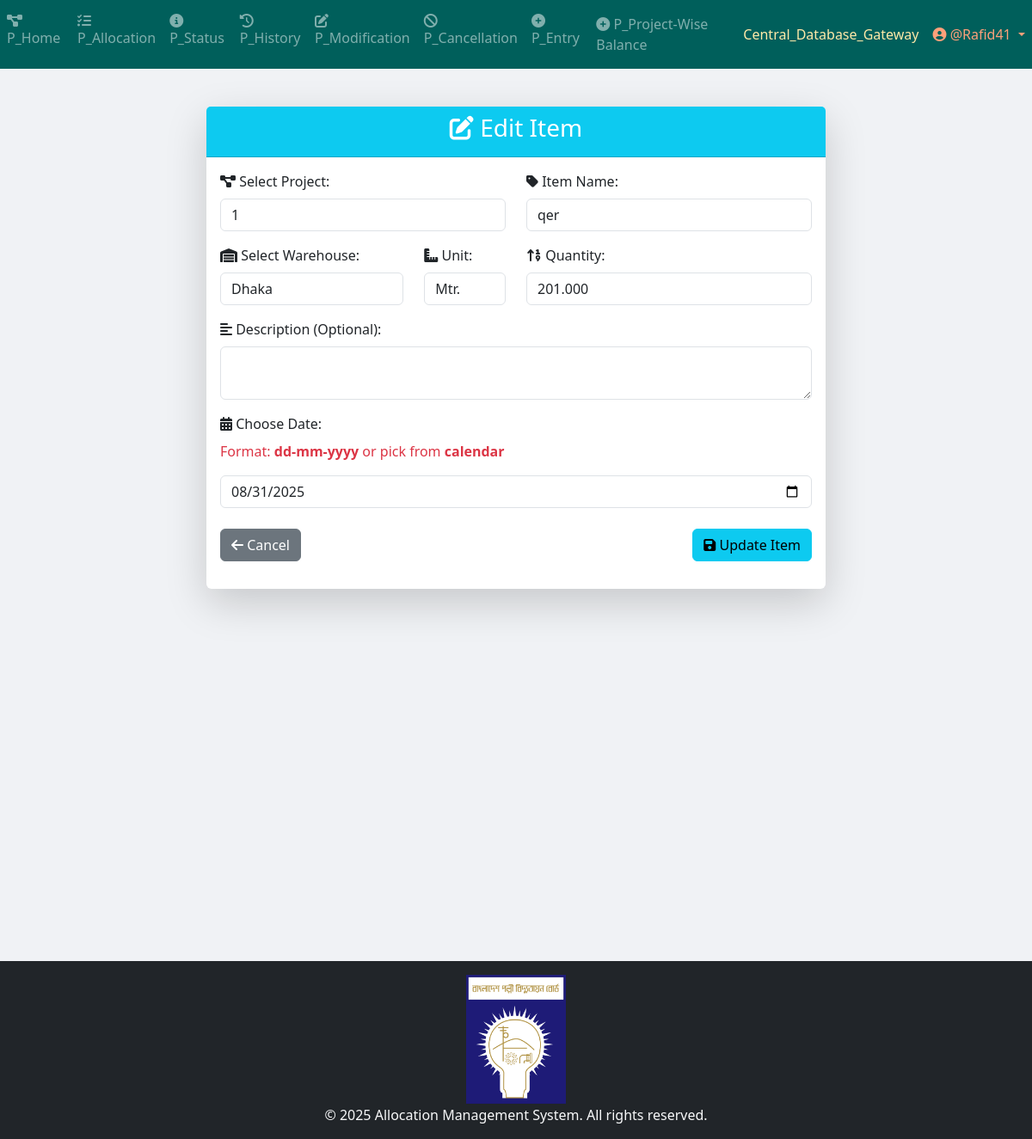
Screenshot of /project/project_entry/edit-item/12/ (signed in) with the database file from the repository.
### Project_App_Entry/models.py (models this page shows, shortened)
class Project_Item(models.Model):
    WAREHOUSE_CHOICES = [
        ("Dhaka", "Dhaka"),
        ("Khulna", "Khulna"),
        ("Chittagong", "Chittagong"),
    ]
    UNIT_CHOICES = [
        ("Nos.", "Nos."),
        ("Mtr.", "Mtr."),
        ("Km.", "Km."),
        ("Set.", "Set."),
        ("Pair.", "Pair."),
        ("Kg", "Kg"),
        ("Lot", "Lot"),
        ("Pcs", "Pcs"),
        ("Coil", "Coil"),
        ("Box", "Box"),
        ("Feet", "Feet"),
        ("Liter", "Liter"),
        ("m3", "m3"),
        ("m2", "m2"),
        ("Ream", "Ream"),
        ("Bundle", "Bundle"),
        ("Carton", "Carton"),
    ]
    name = models.CharField(max_length=255)
    description = models.TextField(blank=True, null=True)
    warehouse = models.CharField(
        max_length=50, choices=WAREHOUSE_CHOICES, default="Dhaka"
    )
    unit_of_item = models.CharField(
        max_length=100, choices=UNIT_CHOICES, default="Nos."
    )  # Updated field
    quantity_of_item = models.DecimalField(
        max_digits=20,
        decimal_places=3,
        default=0.00
    )
    project = models.ForeignKey(
        Project,
        on_delete=models.SET_NULL,
        related_name="project_of_item",
        null=True,
    )
    created_at = models.DateTimeField(default=timezone.now)
    comments = models.TextField(blank=True, null=True)
    remarks_for_projectWiseBalance = models.TextField(blank=True, null=True)

class Project(models.Model):
    projectId = models.TextField(unique=True)

### Project_App_Entry/views.py (the view, shortened to what this page needs)
# urls.py: path("edit-item/<int:item_id>/", views.edit_item, name="edit_item"),
@login_required
def edit_item(request, item_id):
    item = get_object_or_404(Project_Item, pk=item_id)  # Get the item by ID
    projects = Project.objects.all()
    return render(
        request,
        "Project_Templates/Project_App_Entry/edit_item.html",
        {
            "item": item,
            "projects": projects,
            "warehouse_choices": Project_Item.WAREHOUSE_CHOICES,
            "unit_choices": Project_Item.UNIT_CHOICES,
        },
    )

### App_Admin_Panel/templatetags/nav_CDB_links_loader.py (called while the page is built)
@register.simple_tag
def external_link_from_static(filename):
    subpath = filename
    if not subpath.startswith("links" + os.sep) and not subpath.startswith("links/"):
        subpath = os.path.join("links", filename)
    file_path = find(subpath)
    if not file_path:
        return ""
    try:
        with open(file_path, "r", encoding="utf-8") as f:
            return f.read().strip()
    except Exception:
        return ""

### templates/Project_Templates/Project_App_Entry/edit_item.html (shortened to what this page needs)
{% extends 'base.html' %}
{% load crispy_forms_tags %}
{% load static %}
{% block body_block %}
<div class="container mt-4">
    <div class="row">
        <div class="col-lg-8 mx-auto">
            <div class="card shadow-lg border-0">
                <div class="card-header bg-info text-white text-center">
                    <h3><i class="fas fa-edit"></i> Edit Item</h3>
                </div>
                <div class="card-body">
                    <form method="POST">
                        <div class="row">
                            <div class="col-md-6">
                                <label><i class="fa fa-project-diagram"></i> Select Project:</label>
                                <select name="project" class="form-control" required>
                                    {% for project in projects %}
                                    <option value="{{ project.id }}" {% if item.project.id == project.id %}selected{% endif %}>
                                        {{ project.projectId }}
                                    </option>
                                    {% endfor %}
                                </select>
                            </div>
                            <div class="col-md-6">
                                <label><i class="fas fa-tag"></i> Item Name:</label>
                                <input type="text" name="item_name" class="form-control" value="{{ item.name }}" required>
                            </div>
                        </div>
                        <div class="row mt-3">
                            <div class="col-md-4">
                                <label><i class="fas fa-warehouse"></i> Select Warehouse:</label>
                                <select name="warehouse" class="form-control" required>
                                    {% for wh in warehouse_choices %}
                                    <option value="{{ wh.0 }}" {% if item.warehouse == wh.0 %}selected{% endif %}>
                                        {{ wh.1 }}
                                    </option>
                                    {% endfor %}
                                </select>
                            </div>
                            <div class="col-md-2">
                                <label><i class="fas fa-ruler-combined"></i> Unit:</label>
                                <select name="unit_of_item" class="form-control" required>
                                    {% for unit_key, unit_label in unit_choices %}
                                        <option value="{{ unit_key }}" {% if item.unit_of_item == unit_key %}selected{% endif %}>
                                            {{ unit_label }}
                                        </option>
                                    {% endfor %}
                                </select>
                            </div>
                            <div class="col-md-6">
                                <label><i class="fas fa-sort-numeric-up"></i> Quantity:</label>
                                <input type="number" name="quantity_of_item" class="form-control" value="{{ item.quantity_of_item }}" required>
                            </div>
                        </div>
                        <div class="form-group mt-3">
                            <label><i class="fas fa-align-left"></i> Description (Optional):</label>
                            <textarea name="description" class="form-control" rows="2">{{ item.description }}</textarea>
                        </div>
                        <div class="form-group mt-3">
                            <label><i class="fas fa-calendar-alt"></i> Choose Date:</label>
                            <p class="text-danger">Format: <b>dd-mm-yyyy</b> or pick from <b>calendar</b></p>
                            <input type="date" name="created_at" class="form-control" value="{{ item.created_at|date:'Y-m-d' }}">
                        </div>
                        <div class="d-flex justify-content-between mt-4">
                            <a href="{% url 'Project_App_Entry:add_item_to_project' %}" class="btn btn-secondary">
                                <i class="fas fa-arrow-left"></i> Cancel
                            </a>
                            <button type="submit" class="btn btn-info">
                                <i class="fas fa-save"></i> Update Item
                            </button>
                        </div>
                    </form>
                </div>
            </div>
        </div>
    </div>
</div>
{% endblock %}

### templates/partials/navbar.html (shortened to what this page needs)
{% load static %}
{% load nav_CDB_links_loader %}
{% external_link_from_static "Central_Database_Gateway.txt" as central_database_gateway_link %}
{% if request.path|slice:":9" == "/project/" %}
    <nav class="navbar navbar-expand-sm navbar-dark" style="background-color: #005F5B; color: #C4FFF9;">
        <div class="collapse navbar-collapse" id="navbarProject">
            <ul class="navbar-nav mr-auto">
                {% if user.is_authenticated %}
                                <li class="nav-item">
                                    <a class="nav-link" href="{% url 'Project_App_Home:project_home_page' %}">
                                        <i class="fas fa-project-diagram"></i> P_Home
                                    </a>
                                </li>                    {% if request.user.is_superuser or request.user.user_group.user_group_type == "Editor" %}
                    <li class="nav-item">
                        <a class="nav-link" href="{% url 'Project_App_Allocation:allocation_page' %}">
                            <i class="fas fa-tasks"></i> P_Allocation
                        </a>
                    </li>
                    {% endif %}
                    {% if request.user.is_superuser or request.user.user_group.user_group_type in "Editor View History and Status only" %}
                    <li class="nav-item">
                        <a class="nav-link" href="{% url 'Project_App_Status:status_page' %}">
                            <i class="fas fa-info-circle"></i> P_Status
                        </a>
                    </li>
                    {% endif %}
                    <li class="nav-item">
                        <a class="nav-link" href="{% url 'Project_App_History:history_page' %}">
                            <i class="fas fa-history"></i> P_History
                        </a>
                    </li>
                    {% if request.user.is_superuser or request.user.user_group.user_group_type == "Editor" %}
                    <li class="nav-item">
                        <a class="nav-link" href="{% url 'Project_App_Modification:modification_menu' %}">
                            <i class="fas fa-edit"></i> P_Modification
                        </a>
                    </li>
                    <li class="nav-item">
                        <a class="nav-link" href="{% url 'Project_App_Cancellation:cancellation' %}">
                            <i class="fas fa-ban"></i> P_Cancellation
                        </a>
                    </li>
                    <li class="nav-item">
                        <a class="nav-link" href="{% url 'Project_App_Entry:entry_page' %}">
                            <i class="fas fa-plus-circle"></i> P_Entry
                        </a>
                    </li>
                    <li class="nav-item">
                        <a class="nav-link" href="{% url 'Project_App_ProjectWiseBalance:project_list' %}">
                            <i class="fas fa-plus-circle"></i> P_Project-Wise Balance
                        </a>
                    </li>
                    {% endif %}
                {% endif %}
            </ul>
            <ul class="navbar-nav">
                {% if user.is_authenticated %}
                    {% if request.user.is_superuser or request.user.user_group.user_group_type == "Editor" %}
                        <li class="nav-item">
                            <a class="nav-link" style="color: #FFE9A8;" href="{{ central_database_gateway_link|default:'#' }}" target="_blank" rel="noopener noreferrer">Central_Database_Gateway</a>
                        </li>
                    {% endif %}
                    <li class="nav-item dropdown">
                        <a class="nav-link dropdown-toggle" style="color: #FFA07A;" href="#" id="userDropdown" role="button" data-toggle="dropdown">
                            <i class="fas fa-user-circle"></i> @{{ user.username }}
                        </a>
                    </li>
                {% else %}
                    <li class="nav-item {% if request.resolver_match.url_name == 'login' %}active{% endif %}">
                        <a class="nav-link" href="{% url 'App_Login:login' %}">
                            <i class="fas fa-sign-in-alt"></i> Login
                        </a>
                    </li>
                {% endif %}
            </ul>
        </div>
    </nav>
{% endif %}

### templates/partials/footer.html (style rules this page uses)
html, body { height: 100%; margin: 0; }

### rows the page displays
Project_Item: project "1", item_name "qer", warehouse "Dhaka", unit_of_item "Mtr.", quantity_of_item "201.000", created_at "08/31/2025"

### other values shown
{{ user.username }} "Rafid41"
